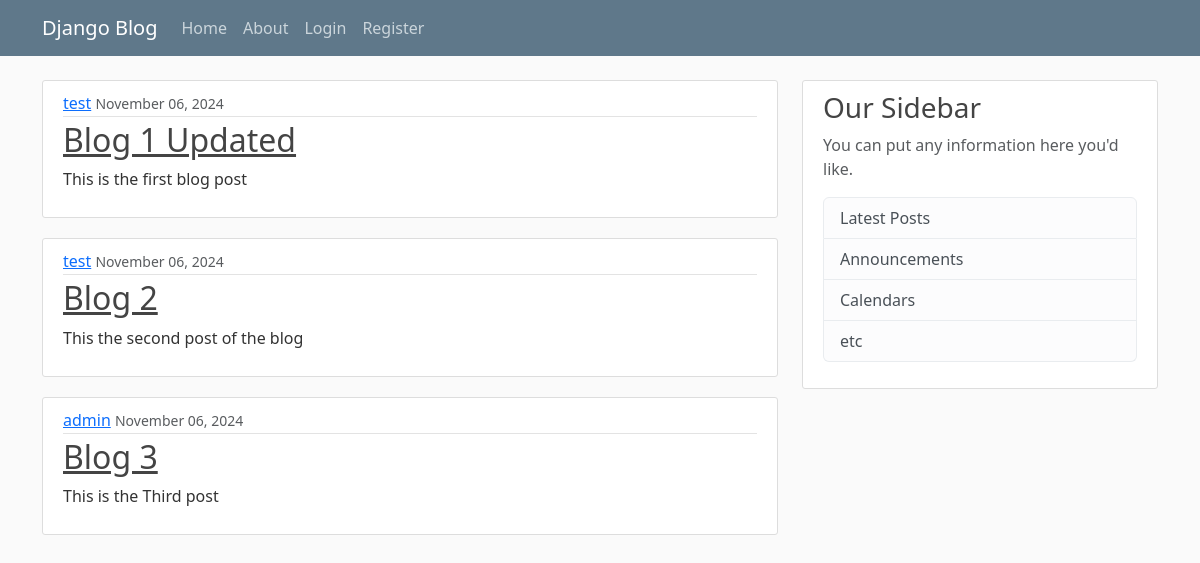
The app's page /, older data.
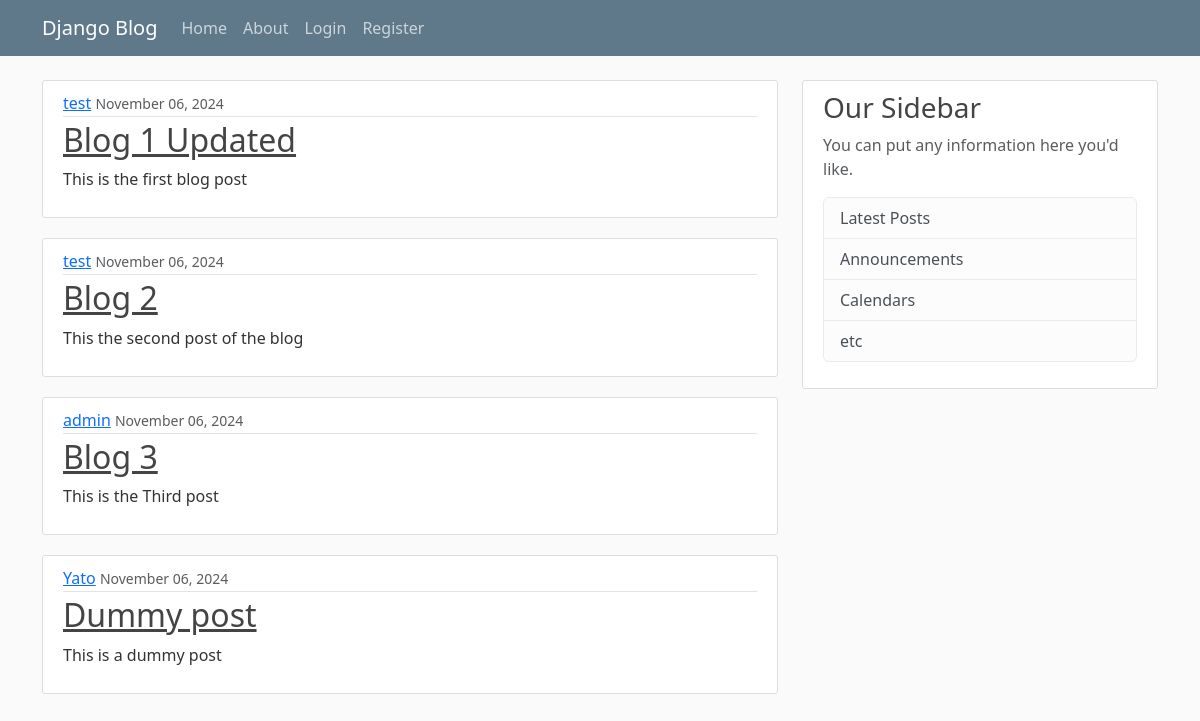
The same page, newer data.
### blog/models.py (models this page shows, shortened)
class Post(models.Model):
    title=models.CharField(max_length=100)
    content=models.TextField()
    date_posted=models.DateTimeField(default=timezone.now)
    author =models.ForeignKey(User,on_delete=models.CASCADE)#delete the post if the user that created the post is deleted

### blog/views.py (the view)
# urls.py: path('',views.home,name='blog-home'),
def home(request):
    context={
        'posts':Post.objects.all()
    }
    return render(request,'blog/home.html',context)

### blog/templates/blog/home.html
{%extends "blog/base.html"%}
{%block content%}
    {%for post in posts %}
    <article class="media content-section">
        <div class="media-body">
          <div class="article-metadata">
            <a class="mr-2" href="#">{{ post.author }}</a>
            <small class="text-muted">{{ post.date_posted|date:"F d, Y" }}</small>
          </div>
          <h2><a class="article-title" href="#">{{ post.title }}</a></h2>
          <p class="article-content">{{ post.content }}</p>
        </div>
      </article>
    {%endfor%}
{%endblock content%}

Row changes from the older to the newer data that the page shows:
added Post: author "Yato", date_posted "November 06, 2024", title "Dummy post", content "This is a dummy post"
